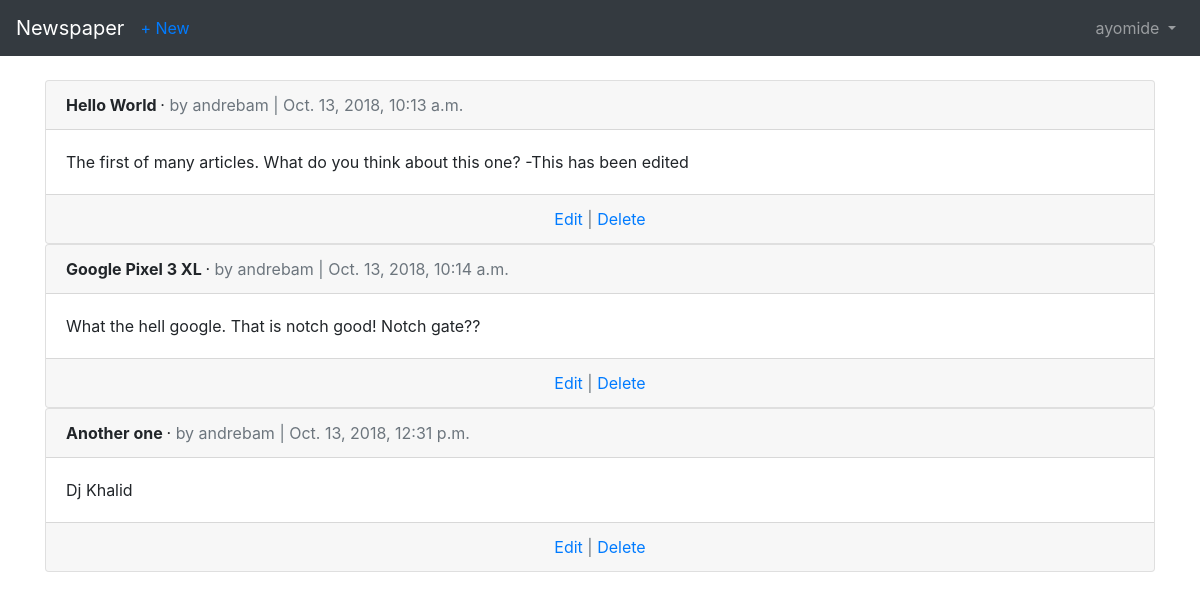
/articles/ (signed in), run on the app's committed database.
### users/models.py (models this page shows)
class CustomUser(AbstractUser):
    age = models.PositiveIntegerField(default=0)

### articles/models.py (models this page shows, shortened)
class Article(models.Model):
    title = models.CharField(max_length=255)
    body = models.TextField()
    date = models.DateTimeField(auto_now_add=True)
    author = models.ForeignKey(
        settings.AUTH_USER_MODEL,
        on_delete=models.CASCADE,
    )

### articles/views.py (the view)
# urls.py: path('', views.ArticleListView.as_view(), name='article_list'),
class ArticleListView(ListView):
    model = models.Article
    template_name = 'article_list.html'

### templates/article_list.html (shortened to what this page needs)
{% extends "base.html" %}
{% block content %}
{% for article in object_list %}
<div class="card">
    <div class="card-header">
        <span class="font-weight-bold">
            {{ article.title }}
        </span> &middot;
        <span class="text-muted">
            by {{ article.author }} | {{ article.date }}
        </span>
    </div>
    <div class="card-body">
        {{ article.body }}
    </div>
    <div class="card-footer text-center text-muted">
        <a href="{% url 'article_edit' article.pk %}">Edit</a> | <a href="{% url 'article_delete' article.pk %}">Delete</a>
    </div>
</div>
{% endfor %}
{% endblock content %}

### templates/base.html (shortened to what this page needs)
<!DOCTYPE html>
<html lang="en">
<head>
    <link rel="stylesheet" href="https://maxcdn.bootstrapcdn.com/bootstrap/4.0.0/css/bootstrap.min.css"
>
</head>
<body>
    <main>
        <nav class="navbar navbar-expand-md navbar-dark bg-dark mb-4">
            <a class="navbar-brand" href="{% url 'home' %}">Newspaper</a>
            {% if user.is_authenticated %}
            <ul class="navbar-nav mr-auto">
                <li class="nav-item"><a href="{% url 'article_new' %}">+ New</a></li>
            </ul>
            {% endif %}
            <div class="collapse navbar-collapse" id="navbarCollapse">
                {% if user.is_authenticated %}
                <ul class="navbar-nav ml-auto">
                    <li class="nav-item">
                        <a class="nav-link dropdown-toggle" href="#" id="userMenu" data-toggle="dropdown" aria-haspopup="true"
                            aria-expanded="false">
                            {{ user.username }}
                        </a>
                    </li>
                </ul>
                {% else %}
                <form class="form-inline ml-auto">
                    <a href="{% url 'login' %}" class="btn btn-outline-secondary">Log in
                    </a>
                    <a href="{% url 'signup' %}" class="btn btn-primary ml-2">Sign up</a>
                </form>
                {% endif %}
            </div>
        </nav>
        <div class=container>
            {% block content %}
            {% endblock content %}
        </div>
    </main>
</body>
</html>

### data on the page
CustomUser: username "ayomide"
Article: title "Hello World", author "andrebam", date "Oct. 13, 2018, 10:13 a.m.", body "The first of many articles. What do you think about this one? -This has been edited"
Article: title "Google Pixel 3 XL", author "andrebam", date "Oct. 13, 2018, 10:14 a.m.", body "What the hell google. That is notch good! Notch gate??"
Article: title "Another one", author "andrebam", date "Oct. 13, 2018, 12:31 p.m.", body "Dj Khalid"
